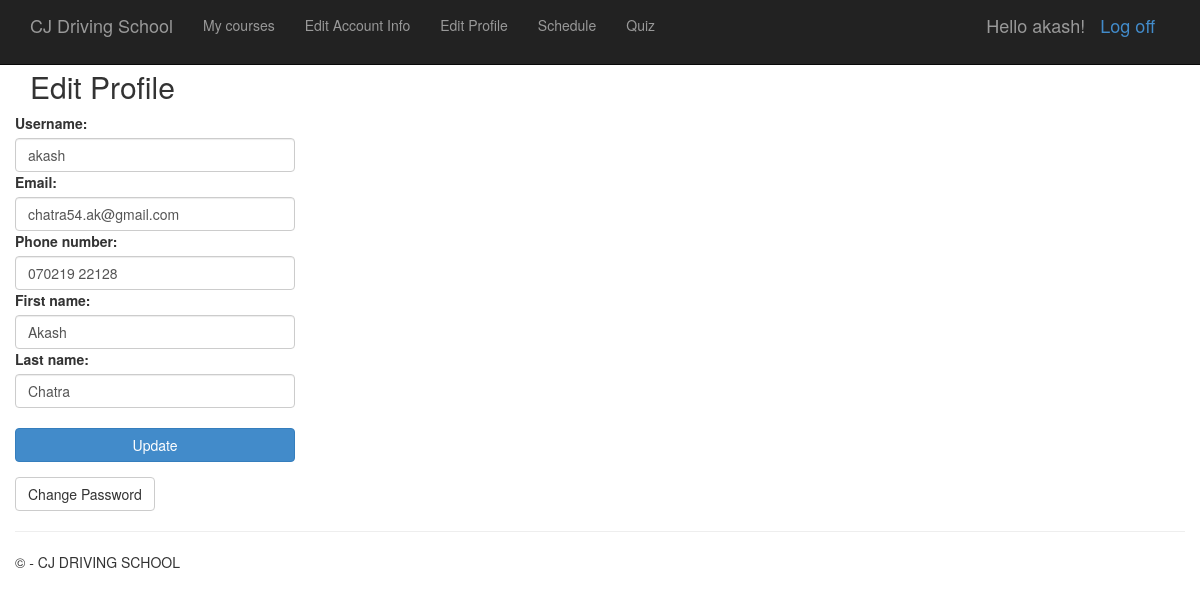
Page /edit_profile/ (signed in) on the committed database.
### courses/models.py (models this page shows)
class User(AbstractUser):
    is_student = models.BooleanField(default=False)
    is_instructor = models.BooleanField(default=False)
    email = models.EmailField(default=None, unique=True, max_length=255)
    phone_number = PhoneNumberField(default=None, unique=True, null=True)

### courses/views.py (the view, shortened to what this page needs)
# urls.py: path('edit_profile/', login_required(views.user_edit_view.as_view()), name='edit_profile'),
class user_edit_view(UpdateView):
    model = User
    form_class = EditProfileForm
    template_name = 'courses/edit_profile.html'
    def get_object(self, queryset=None):
        return self.request.user

### courses/forms.py
class EditProfileForm(UserChangeForm):
    password = None
    class Meta(UserChangeForm.Meta):
        model = User
        fields = ['username', 'email', 'phone_number', 'first_name', 'last_name']
        exclude = ('password',)

### courses/templates/courses/edit_profile.html (shortened to what this page needs)
{% extends "courses/user.html" %}
{% load widget_tweaks %}
{% block content %}
<h2>Edit Profile</h2>
<div class="row">
<div class="form-group">
                    <form action="{% url 'edit_profile' %}" method="POST" >
                         {% for field in form.visible_fields %}
                           <div class="form-group">
                               {{ field.label_tag }}
                                  {% render_field field class="form-control" %}
                         {% endfor %}
                             <br><input type="submit" value="Update" class="btn btn-block btn-primary">
                           </div>
                    </form>
                <a class="btn btn-default" href="{% url 'change_password' %}">Change Password</a>
                 </div>
</div>
{% endblock %}

### courses/templates/courses/loginpartial.html (shortened to what this page needs)
{% if user.is_authenticated %}
<form id="logoutForm" action="/logout/" method="post" class="navbar-right">
    <ul class="nav navbar-nav navbar-right">
        <li><span class="navbar-brand">Hello {{ user.username }}!</span></li>
        <li><span class="navbar-brand"><a href="javascript:document.getElementById('logoutForm').submit()">Log off</a></span></li>
    </ul>
</form>
{% else %}
<ul class="nav navbar-nav navbar-right">
    <li><a href="{% url 'login' %}">Log in</a></li>
</ul>
{% endif %}

### static/content/site.css (style rules this page uses)
body { padding-top: 50px; padding-bottom: 20px; }
input, select, textarea { max-width: 280px; }

### rows in the picture
User: username "akash", username "akash" "chatra54.ak@gmail.com" "070219 22128" "Akash" "Chatra"

### other values in the picture
{{ field.label_tag }} "Username:" "Email:" "Phone number:" "First name:" "Last name:"
